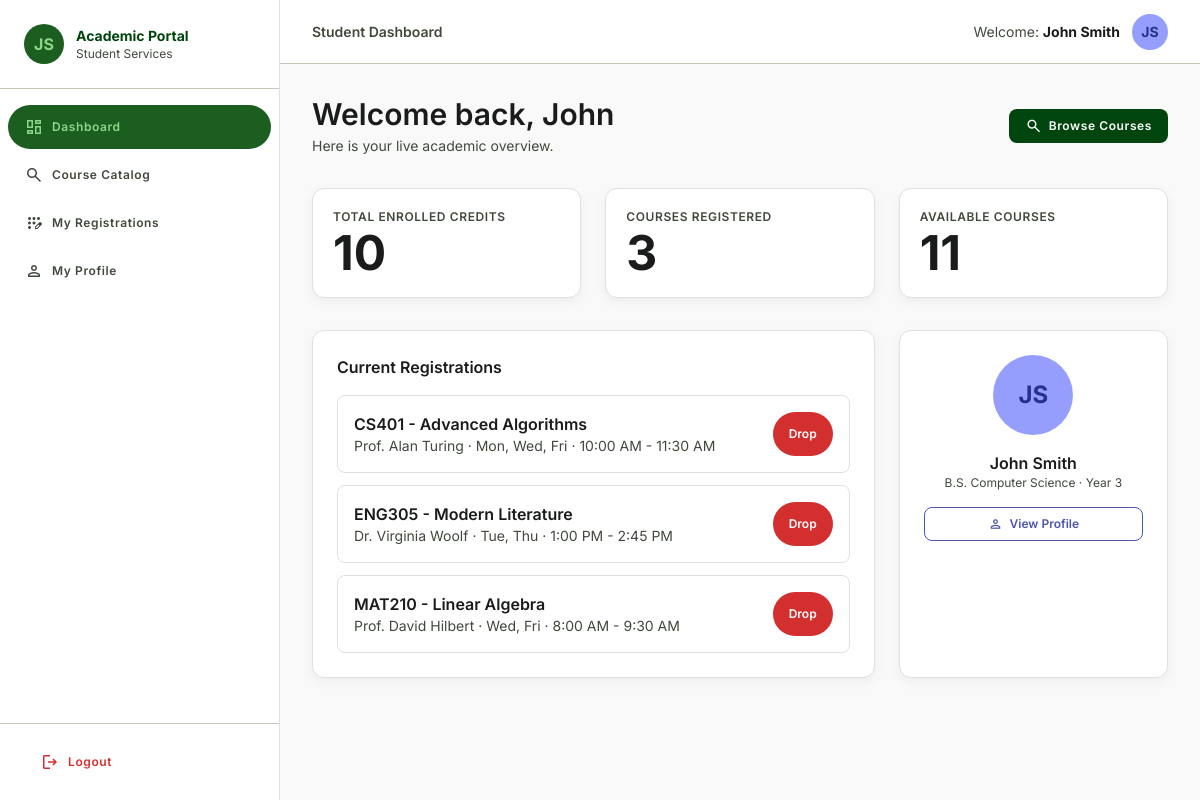
The page /student/dashboard.php (signed in) on the database its author committed.
### tables this page shows
CREATE TABLE students (
    student_id     INT UNSIGNED AUTO_INCREMENT PRIMARY KEY,
    user_id        INT UNSIGNED NOT NULL UNIQUE,
    student_number VARCHAR(20)  NOT NULL UNIQUE,
    department     VARCHAR(100) NOT NULL,
    program        VARCHAR(150) NOT NULL,
    year_level     TINYINT UNSIGNED NOT NULL DEFAULT 1,
    created_at     DATETIME NOT NULL DEFAULT CURRENT_TIMESTAMP,
    CONSTRAINT fk_student_user FOREIGN KEY (user_id)
        REFERENCES users(user_id) ON DELETE CASCADE ON UPDATE CASCADE,
    INDEX idx_student_number (student_number),
    INDEX idx_student_user   (user_id)
);

CREATE TABLE users (
    user_id       INT UNSIGNED AUTO_INCREMENT PRIMARY KEY,
    full_name     VARCHAR(150)  NOT NULL,
    email         VARCHAR(180)  NOT NULL UNIQUE,
    password_hash VARCHAR(255)  NOT NULL,
    role          ENUM('student','admin') NOT NULL DEFAULT 'student',
    is_active     TINYINT(1)    NOT NULL DEFAULT 1,
    created_at    DATETIME      NOT NULL DEFAULT CURRENT_TIMESTAMP,
    updated_at    DATETIME      NOT NULL DEFAULT CURRENT_TIMESTAMP ON UPDATE CURRENT_TIMESTAMP,
    INDEX idx_email (email),
    INDEX idx_role  (role)
);

### includes/auth.php (called while the page is built, shortened)
<?php
require_once __DIR__ . '/db.php';
function currentUser(): ?array {
    global $pdo;
    $stmt = $pdo->prepare("\n        SELECT u.user_id, u.full_name, u.email, u.role, u.is_active,\n               s.student_id, s.student_number, s.department AS student_department, s.program, s.year_level,\n               a.admin_id, a.staff_number\n        FROM users u\n        LEFT JOIN students s ON u.user_id = s.user_id\n        LEFT JOIN admins a ON u.user_id = a.user_id\n        WHERE u.user_id = ?\n        LIMIT 1\n    ");
    $stmt->execute([$_SESSION['user_id']]);
    $user = $stmt->fetch();
    return $user ?: null;
}
?>

### includes/functions.php (called while the page is built, shortened)
<?php
require_once __DIR__ . '/db.php';
function e($value): string { return htmlspecialchars((string)$value, ENT_QUOTES, 'UTF-8'); }
function getInitials(?string $name): string {
    $parts = preg_split('/\s+/', trim((string)$name));
    $initials = '';
    foreach ($parts as $part) if ($part !== '') $initials .= strtoupper(substr($part, 0, 1));
    return substr($initials ?: 'U', 0, 2);
}
function getStudentByUserId(int $userId): ?array {
    global $pdo;
    $stmt = $pdo->prepare('SELECT * FROM students WHERE user_id = ? LIMIT 1');
    $stmt->execute([$userId]);
    $row = $stmt->fetch();
    return $row ?: null;
}
function getStudentCourses(int $userId): array {
    global $pdo;
    $student = getStudentByUserId($userId);
    $stmt = $pdo->prepare("SELECT * FROM v_registration_details WHERE student_id = ? AND registration_status = 'registered' ORDER BY registration_date DESC");
    $stmt->execute([$student['student_id']]);
    return $stmt->fetchAll();
}
function getStudentStats(int $userId): array {
    global $pdo;
    $student = getStudentByUserId($userId);
    $stmt = $pdo->prepare("SELECT COUNT(*) AS registered_courses, COALESCE(SUM(credit_hours),0) AS total_credits FROM v_registration_details WHERE student_id = ? AND registration_status = 'registered'");
    $stmt->execute([$student['student_id']]);
    $registered = $stmt->fetch();
    $available = (int)$pdo->query("SELECT COUNT(*) FROM courses WHERE status = 'active' AND available_seats > 0")->fetchColumn();
    return ['registered_courses' => (int)$registered['registered_courses'], 'total_credits' => (int)$registered['total_credits'], 'available_courses' => $available];
}
?>

### includes/config.php (called while the page is built, shortened)
<?php
function url(string $path): string {
    return BASE_URL . $path;
}
?>

### student/dashboard.php (the view)
<?php
require_once '../includes/auth.php'; require_once '../includes/functions.php';
requireStudent(); $user=currentUser(); $stats=getStudentStats((int)$user['user_id']); $myCourses=getStudentCourses((int)$user['user_id']);
$pageTitle='Student Dashboard'; $activePage='dashboard'; $sidebarRole='student';
require_once '../includes/header.php'; require_once '../includes/sidebar.php';
?>
<div class="p-8 max-w-6xl mx-auto">
  <div class="flex flex-col md:flex-row justify-between items-start md:items-center gap-4 mb-8"><div><h2 class="text-3xl font-semibold text-on-surface">Welcome back, <?= e(explode(' ', $user['full_name'])[0]) ?></h2><p class="text-sm text-on-surface-variant mt-1">Here is your live academic overview.</p></div><a href="<?= url('/student/courses.php') ?>" class="btn-primary"><span class="ms" style="font-size:18px">search</span>Browse Courses</a></div>
  <div class="grid grid-cols-1 md:grid-cols-3 gap-6 mb-8"><div class="stat-card"><p class="text-xs font-semibold tracking-wider text-on-surface-variant uppercase mb-1">Total Enrolled Credits</p><p class="text-5xl font-bold text-on-surface"><?= (int)$stats['total_credits'] ?></p></div><div class="stat-card"><p class="text-xs font-semibold tracking-wider text-on-surface-variant uppercase mb-1">Courses Registered</p><p class="text-5xl font-bold text-on-surface"><?= (int)$stats['registered_courses'] ?></p></div><div class="stat-card"><p class="text-xs font-semibold tracking-wider text-on-surface-variant uppercase mb-1">Available Courses</p><p class="text-5xl font-bold text-on-surface"><?= (int)$stats['available_courses'] ?></p></div></div>
  <div class="grid grid-cols-1 lg:grid-cols-3 gap-6"><div class="lg:col-span-2 card"><h3 class="font-semibold text-on-surface mb-4">Current Registrations</h3><?php if (!$myCourses): ?><p class="text-sm text-on-surface-variant">You are not registered for courses yet.</p><?php else: ?><div class="space-y-3"><?php foreach ($myCourses as $c): ?><div class="border border-border rounded-lg p-4 flex justify-between gap-4"><div><h4 class="font-semibold"><?= e($c['course_code']) ?> - <?= e($c['course_title']) ?></h4><p class="text-sm text-on-surface-variant"><?= e($c['instructor']) ?> · <?= e($c['schedule_day']) ?> · <?= e($c['schedule_time']) ?></p></div><button class="btn-danger" onclick="dropCourse(<?= (int)$c['course_id'] ?>)">Drop</button></div><?php endforeach; ?></div><?php endif; ?></div><div class="card text-center"><div class="w-20 h-20 rounded-full bg-secondary-container text-on-secondary-container flex items-center justify-center text-2xl font-bold mx-auto mb-4"><?= e(getInitials($user['full_name'])) ?></div><h3 class="font-semibold text-on-surface"><?= e($user['full_name']) ?></h3><p class="text-xs text-on-surface-variant mb-4"><?= e($user['program'] ?? '') ?> · Year <?= e($user['year_level'] ?? '') ?></p><a href="<?= url('/student/profile.php') ?>" class="btn-secondary w-full justify-center text-xs"><span class="ms" style="font-size:16px">person</span>View Profile</a></div></div>
</div>
<?php require_once '../includes/footer.php'; ?>

### includes/sidebar.php
<?php
if (($sidebarRole ?? '') === 'admin') require __DIR__ . '/admin_sidebar.php';
else require __DIR__ . '/student_sidebar.php';
?>
<div class="main-content">
<header class="sticky top-0 z-30 flex justify-between items-center px-8 h-16 bg-surface border-b border-outline-variant">
  <div class="flex items-center gap-3"><span class="text-sm font-semibold text-on-surface-variant hidden md:block"><?= e($pageTitle ?? 'Dashboard') ?></span></div>
  <div class="flex items-center gap-3">
    <span class="text-sm text-on-surface-variant"><?= ($sidebarRole ?? '') === 'admin' ? 'Admin' : 'Welcome' ?>: <strong class="text-on-surface"><?= e($user['full_name'] ?? 'User') ?></strong></span>
    <div class="w-9 h-9 rounded-full bg-secondary-container text-on-secondary-container flex items-center justify-center font-bold text-sm"><?= e(getInitials($user['full_name'] ?? 'User')) ?></div>
  </div>
</header>

### includes/student_sidebar.php
<aside class="sidebar" id="student-sidebar">
  <div class="flex items-center gap-3 p-6 border-b border-outline-variant">
    <div class="w-10 h-10 rounded-full bg-primary-container flex items-center justify-center font-bold text-on-primary-container"><?= e(getInitials($user['full_name'] ?? 'Student')) ?></div>
    <div><h2 class="text-sm font-bold text-primary">Academic Portal</h2><p class="text-xs text-on-surface-variant">Student Services</p></div>
  </div>
  <nav class="flex-1 py-4 overflow-y-auto"><ul class="space-y-1">
    <li><a class="nav-link <?= ($activePage ?? '') === 'dashboard' ? 'active' : '' ?>" href="<?= url('/student/dashboard.php') ?>"><span class="ms" style="font-size:20px">dashboard</span>Dashboard</a></li>
    <li><a class="nav-link <?= ($activePage ?? '') === 'courses' ? 'active' : '' ?>" href="<?= url('/student/courses.php') ?>"><span class="ms" style="font-size:20px">search</span>Course Catalog</a></li>
    <li><a class="nav-link <?= ($activePage ?? '') === 'mycourses' ? 'active' : '' ?>" href="<?= url('/student/my_courses.php') ?>"><span class="ms" style="font-size:20px">app_registration</span>My Registrations</a></li>
    <li><a class="nav-link <?= ($activePage ?? '') === 'profile' ? 'active' : '' ?>" href="<?= url('/student/profile.php') ?>"><span class="ms" style="font-size:20px">person</span>My Profile</a></li>
  </ul></nav>
  <div class="p-4 border-t border-outline-variant"><a href="<?= url('/logout.php') ?>" class="nav-link w-full text-error hover:bg-error-container/20"><span class="ms" style="font-size:20px;color:#D32F2F">logout</span>Logout</a></div>
</aside>

### assets/css/style.css (style rules this page uses)
* { font-family: 'Inter', sans-serif; }
body { min-height: 100dvh; }
.ms { font-family: 'Material Symbols Outlined'; font-weight: normal; font-style: normal; font-size: 24px; line-height: 1; letter-spacing: normal; text-transform: none; display: inline-block; white-space: nowrap; direction: ltr; -webkit-font-smoothing: antialiased; }
.nav-link { display: flex; align-items: center; gap: 8px; padding: 12px 16px; margin: 0 8px; border-radius: 9999px; cursor: pointer; font-size: 12px; font-weight: 600; letter-spacing: 0.05em; color: #41493e; transition: all 0.15s; }
.nav-link.active { background: #1b5e20; color: #90d689; }
.nav-link.active .ms { color: #90d689; }
.btn-primary { background: #00450d; color: white; padding: 8px 16px; border-radius: 8px; font-size: 12px; font-weight: 600; letter-spacing: 0.05em; cursor: pointer; border: none; display: inline-flex; align-items: center; gap: 6px; transition: all 0.15s; }
.btn-secondary { background: white; color: #4c56af; border: 1px solid #4c56af; padding: 8px 16px; border-radius: 8px; font-size: 12px; font-weight: 600; cursor: pointer; display: inline-flex; align-items: center; gap: 6px; transition: all 0.15s; }
.btn-danger { background: #D32F2F; color: white; padding: 8px 16px; border-radius: 9999px; font-size: 12px; font-weight: 600; cursor: pointer; border: none; display: inline-flex; align-items: center; gap: 6px; transition: all 0.15s; }
.card { background: white; border: 1px solid #E0E0E0; border-radius: 12px; padding: 24px; box-shadow: 0 4px 12px rgba(0,0,0,0.05); }
.stat-card { background: white; border: 1px solid #E0E0E0; border-radius: 12px; padding: 20px; box-shadow: 0 4px 12px rgba(0,0,0,0.05); }
.sidebar { width: 280px; min-height: 100vh; background: white; border-right: 1px solid #E0E0E0; position: fixed; top: 0; left: 0; z-index: 40; display: flex; flex-direction: column; }
.main-content { margin-left: 280px; min-height: 100vh; background: #f9f9f9; }
.ms { font-feature-settings: 'liga'; }

### rows shown on the page
students: user.full_name "JS", user.full_name "John Smith", user.full_name "John", program "B.S. Computer Science", year_level "3"

### other values the page prints
$pageTitle "Student Dashboard"
$stats['total_credits'] "10"
$stats['registered_courses'] "3"
$stats['available_courses'] "11"
$c['course_code'] "CS401"
$c['course_title'] "Advanced Algorithms"
$c['instructor'] "Prof. Alan Turing"
$c['schedule_day'] "Mon, Wed, Fri"
$c['schedule_time'] "10:00 AM - 11:30 AM"
$c['course_code'] "ENG305"
$c['course_title'] "Modern Literature"
$c['instructor'] "Dr. Virginia Woolf"
$c['schedule_day'] "Tue, Thu"
$c['schedule_time'] "1:00 PM - 2:45 PM"
$c['course_code'] "MAT210"
